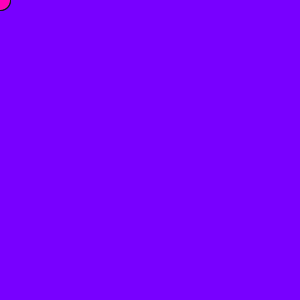
Frame 1 (no input)
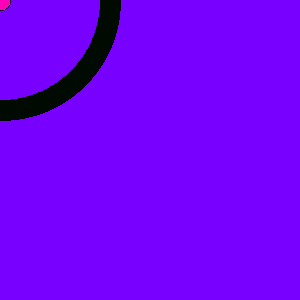
Frame 60 (the mouse pressed at the canvas centre just before this capture)
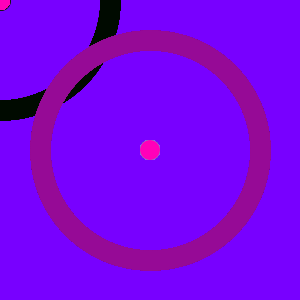
Frame 120 (the mouse held since frame 60 and released just before this capture)

The Processing sketch that drew these frames (run headless with seeded random() and noise(); from frame 60 on, the mouse is pressed at the canvas centre):

// Processing sketch: processing_11767
// ── processing_11767.pde


void setup () {

  
size(300,300);
background(120,0,260);
fill(0,290,0);
stroke (20);
frameRate(50);

}


void draw () {
  if (mousePressed) 
  fill(0,0,100);
  ellipse (mouseX,mouseY,10,10);
  if (mousePressed)
  fill(0,290,200);
  ellipse(mouseY,mouseX,20,20);
  fill (290,0,185);
  ellipse (mouseX,mouseY,20,20);
  stroke (mouseY,10,mouseX);
  float distance = dist (mouseX,mouseY,mouseX,mouseY);
  float maxStroke = 220;
  strokeWeight (maxStroke - constrain (distance, 0, maxStroke));
  
}
